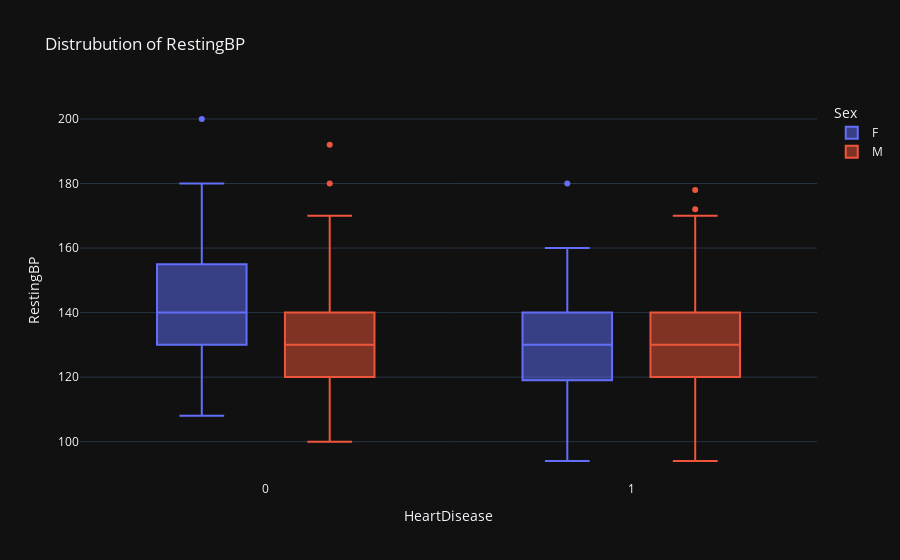

Source (notebook cell):
### Code cell
fig = px.box(df,y="RestingBP",x="HeartDisease",title=f"Distrubution of RestingBP",color="Sex")
fig.show()

### Figure 1 — Plotly figure (JSON) as saved in the notebook; plotly's stock layout.template omitted (floating-point values rounded to 4 significant figures; data arrays with more than 128 entries replaced by an {"elided": "..."} marker saying what was removed)
{"data": [{"alignmentgroup": "True", "hovertemplate": "Sex=F<br>HeartDisease=%{x}<br>RestingBP=%{y}<extra></extra>", "legendgroup": "F", "marker": {"color": "#636efa"}, "name": "F", "notched": false, "offsetgroup": "F", "orientation": "v", "showlegend": true, "type": "box", "x": [0, 0, 0, 1, 1, 1, 1, 0, 0, 0, 1, 1, 0, 0, 0, 0, 1, 1, 1, 0, 0, 0, 0, 0, 0, 0, 0, 0, 0, 1, 1, 1, 0, 1, 1, 1, 1, 1, 1, 1, 1, 1, 0, 1, 1, 1, 0, 1, 1, 1, 1, 1, 1, 1, 1, 1, 1, 1, 1, 1, 1, 1, 1, 1, 1, 1, 1, 1, 1, 0, 1, 1, 1, 1, 1, 1, 1, 1, 1, 1, 1, 1, 1, 1, 1, 1, 1, 1, 1, 1, 1, 1, 1, 1, 1, 1], "x0": " ", "xaxis": "x", "y": [140, 160, 200, 130, 102, 100, 140, 150, 150, 150, 138, 138, 145, 132, 134, 170, 130, 112, 130, 138, 130, 174, 150, 178, 108, 124, 140, 180, 128, 138, 128, 110, 130, 138, 124, 130, 106, 120, 180, 140, 130, 135, 130, 112, 134, 130, 136, 132, 120, 160, 105, 140, 120, 105, 118, 126, 132, 142, 115, 120, 136, 146, 120, 108, 122, 110, 120, 118, 138, 130, 140, 140, 160, 140, 128, 130, 135, 110, 108, 120, 112, 130, 120, 135, 155, 102, 140, 120, 94, 152, 160, 120, 150, 150, 140, 150], "y0": " ", "yaxis": "y"}, {"alignmentgroup": "True", "hovertemplate": "Sex=M<br>HeartDisease=%{x}<br>RestingBP=%{y}<extra></extra>", "legendgroup": "M", "marker": {"color": "#EF553B"}, "name": "M", "notched": false, "offsetgroup": "M", "orientation": "v", "showlegend": true, "type": "box", "x": {"elided": "207 int values"}, "x0": " ", "xaxis": "x", "y": {"elided": "207 int values"}, "y0": " ", "yaxis": "y"}], "layout": {"boxmode": "group", "legend": {"title": {"text": "Sex"}, "tracegroupgap": 0}, "title": {"text": "Distrubution of RestingBP"}, "xaxis": {"anchor": "y", "domain": [0, 1], "title": {"text": "HeartDisease"}}, "yaxis": {"anchor": "x", "domain": [0, 1], "title": {"text": "RestingBP"}}}}
